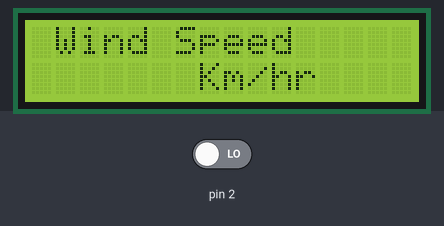
Bench run of a sketch on a simulated Arduino Uno, built with avr-gcc and run on an emulated ATmega328P. Parts: 16×2 character LCD. The test bench sets the inputs (shaded band); at power-on: pin 2 LOW.

Above: at 0.1 s.
At 0.6 s:
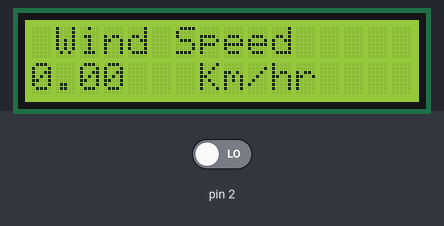

The sketch:

windy2.ino
```cpp
#include<LiquidCrystal.h>
LiquidCrystal lcd(12,11,6,5,4,3);
float value=0;
float rev=0;
float wind;
int oldtime=0;
int time;


void isr() //interrupt service routine
{
rev++;
}

void setup()
{
lcd.begin(16,2);                //initialize LCD
attachInterrupt(0,isr,RISING);  //attaching the interrupt
lcd.setCursor(0,0);
lcd.print(" Wind Speed ");
 lcd.setCursor(7,1);
//lcd.print(   wind);
lcd.print("Km/hr");
}

void loop()
{
delay(500);
detachInterrupt(0);           //detaches the interrupt
time=millis()-oldtime;        //finds the time ,
wind=(rev/time)*60000*0.0000157;         //calculates wind speed

oldtime=millis();             //saves the current time
rev=0;

//lcd.clear();
//lcd.setCursor(0,0);
//lcd.print(" Wind Speed ");
 lcd.setCursor(0,1);
lcd.print(   wind);
//lcd.print("        Km/hr");

lcd.print("   ");

attachInterrupt(0,isr,RISING);

}
```
